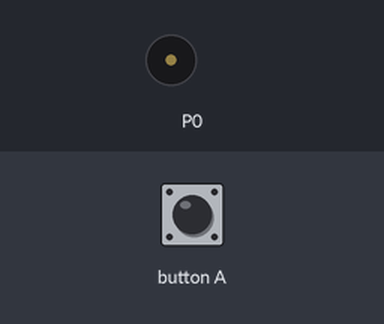
The program below on a simulated BBC micro:bit (MakeCode). On the bench: buzzer (waves = sounding). The inputs (shaded band) are chosen by the test bench.

Above: at 1.2 s.
1.3 s: button A pressed for 0.15 s
At 1.8 s:
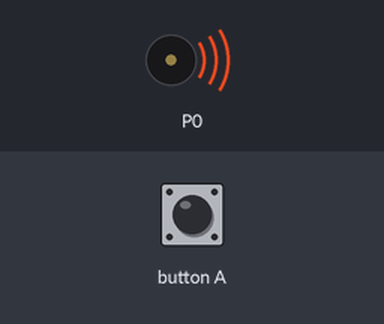
Timing chart, 0 to 10.4 s (numbered marks = the images above; inputs shaded):
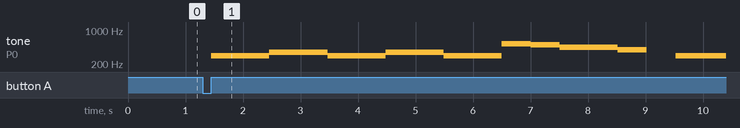

The program:

main.ts
```typescript
input.onButtonPressed(Button.A, function () {
    on = 255
    for (let index = 0; index < 2; index++) {
        music.playMelody("D D F F D D F F ", 120)
        music.playMelody("D D C5 B A A G - ", 120)
    }
})
music.onEvent(MusicEvent.MelodyNotePlayed, function () {
    on = on
    on += -10
    basic.pause(300)
})
let on = 0
on = 255
```

test.ts
```typescript
// aquí va el archivo "tests"; esto no se compilará cuando este paquete se utilice como una extensión.
```

Measured:
- after the input at 1.3 s, tone on P0: plays 294 Hz for 1.0 s, 349 Hz for 1.0 s, 294 Hz for 1.0 s, 349 Hz for 1.0 s, 294 Hz for 1.0 s, 523 Hz for 0.51 s … (10 notes in this stretch), starting after 0.15 s
